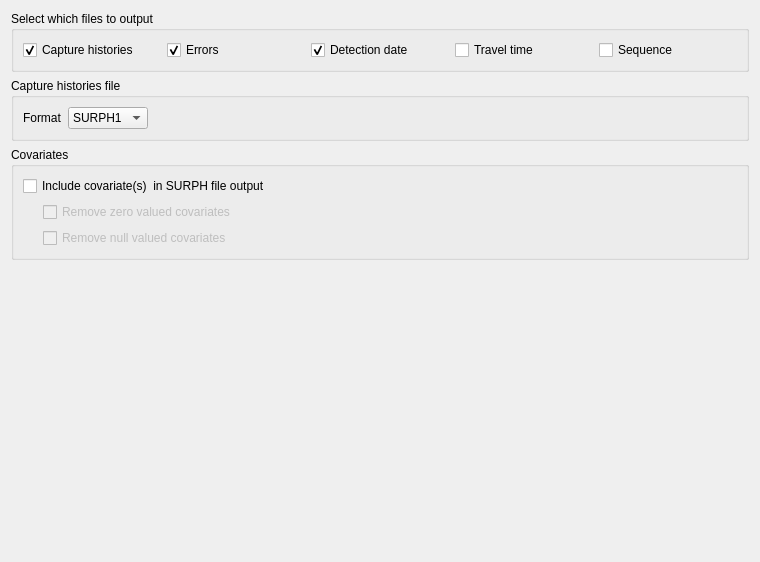
     <widget class="QWidget" name="files">
      <attribute name="title">
       <string>Files</string>
      </attribute>
      <layout class="QVBoxLayout" name="verticalLayout_3">
       <item>
        <widget class="QGroupBox" name="selectFilesGroup">
         <property name="title">
          <string>Select which files to output</string>
         </property>
         <layout class="QVBoxLayout">
          <property name="spacing">
           <number>6</number>
          </property>
          <property name="leftMargin">
           <number>9</number>
          </property>
          <property name="topMargin">
           <number>9</number>
          </property>
          <property name="rightMargin">
           <number>9</number>
          </property>
          <property name="bottomMargin">
           <number>9</number>
          </property>
          <item>
           <layout class="QHBoxLayout" name="horizontalLayout_2">
            <property name="spacing">
             <number>6</number>
            </property>
            <property name="leftMargin">
             <number>0</number>
            </property>
            <property name="topMargin">
             <number>0</number>
            </property>
            <property name="rightMargin">
             <number>0</number>
            </property>
            <property name="bottomMargin">
             <number>0</number>
            </property>
            <item>
             <widget class="QCheckBox" name="surphFileCheckBox">
              <property name="whatsThis">
               <string>The primary output for the program.</string>
              </property>
              <property name="text">
               <string>Capture histories</string>
              </property>
              <property name="checked">
               <bool>true</bool>
              </property>
             </widget>
            </item>
            <item>
             <widget class="QCheckBox" name="errorsFileCheckBox">
              <property name="whatsThis">
               <string>The errors table in the Results Manager is generated from this file.</string>
              </property>
              <property name="text">
               <string>Errors</string>
              </property>
              <property name="checked">
               <bool>true</bool>
              </property>
             </widget>
            </item>
            <item>
             <widget class="QCheckBox" name="detectionDateFileCheckBox">
              <property name="whatsThis">
               <string>The travel time matrix in the Results Manager is generated from this file.</string>
              </property>
              <property name="text">
               <string>Detection date</string>
              </property>
              <property name="checked">
               <bool>true</bool>
              </property>
             </widget>
            </item>
            <item>
             <widget class="QCheckBox" name="travelTimeFileCheckBox">
              <property name="whatsThis">
               <string>This file is not used, and is only provided for post processing by the user.</string>
              </property>
              <property name="text">
               <string>Travel time</string>
              </property>
             </widget>
            </item>
            <item>
             <widget class="QCheckBox" name="sequenceFileCheckBox">
              <property name="whatsThis">
               <string>This output is provided for examination of internal diagnostics.</string>
              </property>
              <property name="text">
               <string>Sequence</string>
              </property>
             </widget>
            </item>
           </layout>
          </item>
         </layout>
        </widget>
       </item>
       <item>
        <widget class="QGroupBox" name="captureHistGroup">
         <property name="title">
          <string>Capture histories file</string>
         </property>
         <layout class="QVBoxLayout">
          <item>
           <layout class="QVBoxLayout" name="verticalLayout_9">
            <property name="spacing">
             <number>6</number>
            </property>
            <property name="leftMargin">
             <number>0</number>
            </property>
            <property name="topMargin">
             <number>0</number>
            </property>
            <property name="rightMargin">
             <number>0</number>
            </property>
            <property name="bottomMargin">
             <number>0</number>
            </property>
            <item>
             <layout class="QHBoxLayout" name="horizontalLayout_4">
              <property name="spacing">
               <number>6</number>
              </property>
              <property name="leftMargin">
               <number>0</number>
              </property>
              <property name="topMargin">
               <number>0</number>
              </property>
              <property name="rightMargin">
               <number>0</number>
              </property>
              <property name="bottomMargin">
               <number>0</number>
              </property>
              <item>
               <widget class="QLabel" name="formatTextlabel">
                <property name="whatsThis">
                 <string>Currently the output is geared to either SURPH or ROSTER. The current version of SURPH uses the SURPH2 format files.</string>
                </property>
                <property name="text">
                 <string>Format</string>
                </property>
               </widget>
              </item>
              <item>
               <widget class="QComboBox" name="surphVersionCombo">
                <property name="whatsThis">
                 <string>Currently the output is geared to either SURPH or ROSTER. The current version of SURPH uses the SURPH2 format files.</string>
                </property>
                <property name="currentIndex">
                 <number>0</number>
                </property>
                <item>
                 <property name="text">
                  <string>SURPH1</string>
                 </property>
                </item>
                <item>
                 <property name="text">
                  <string>SURPH2</string>
                 </property>
                </item>
                <item>
                 <property name="text">
                  <string>ROSTER</string>
                 </property>
                </item>
               </widget>
              </item>
              <item>
               <spacer name="spacer_3">
                <property name="orientation">
                 <enum>Qt::Horizontal</enum>
                </property>
                <property name="sizeType">
                 <enum>QSizePolicy::Expanding</enum>
                </property>
                <property name="sizeHint" stdset="0">
                 <size>
                  <width>589</width>
                  <height>20</height>
                 </size>
                </property>
               </spacer>
              </item>
             </layout>
            </item>
           </layout>
          </item>
         </layout>
        </widget>
       </item>
       <item>
        <widget class="QGroupBox" name="covariatesGroup">
         <property name="title">
          <string>Covariates</string>
         </property>
         <layout class="QVBoxLayout">
          <item>
           <widget class="QCheckBox" name="lengthCovCheckBox">
            <property name="whatsThis">
             <string>Length can be included as an individual covariate in the SURPH output file. Length data is provided by the tagging data.</string>
            </property>
            <property name="text">
             <string>Include covariate(s)  in SURPH file output</string>
            </property>
           </widget>
          </item>
          <item>
           <layout class="QHBoxLayout" name="horizontalLayout_3">
            <item>
             <spacer name="spacer_2">
              <property name="orientation">
               <enum>Qt::Horizontal</enum>
              </property>
              <property name="sizeType">
               <enum>QSizePolicy::Fixed</enum>
              </property>
              <property name="sizeHint" stdset="0">
               <size>
                <width>20</width>
                <height>20</height>
               </size>
              </property>
             </spacer>
            </item>
            <item>
             <layout class="QVBoxLayout" name="verticalLayout_8">
              <item>
               <widget class="QCheckBox" name="zeroCovariateCheckBox">
                <property name="enabled">
                 <bool>false</bool>
                </property>
                <property name="whatsThis">
                 <string>Generally when length covariates are included in the output, it is appropriate to also remove fish that have zero length.</string>
                </property>
                <property name="text">
                 <string>Remove zero valued covariates</string>
                </property>
               </widget>
              </item>
              <item>
               <widget class="QCheckBox" name="nullCovariateCheckBox">
                <property name="enabled">
                 <bool>false</bool>
                </property>
                <property name="whatsThis">
                 <string>Generally when length covariates are included in the output, it is appropriate to also remove fish that have zero length.</string>
                </property>
                <property name="text">
                 <string>Remove null valued covariates</string>
                </property>
               </widget>
              </item>
             </layout>
            </item>
           </layout>
          </item>
         </layout>
        </widget>
       </item>
       <item>
        <spacer name="spacer">
         <property name="orientation">
          <enum>Qt::Vertical</enum>
         </property>
         <property name="sizeType">
          <enum>QSizePolicy::Expanding</enum>
         </property>
         <property name="sizeHint" stdset="0">
          <size>
           <width>616</width>
           <height>291</height>
          </size>
         </property>
        </spacer>
       </item>
      </layout>
      <zorder>covariatesGroup</zorder>
      <zorder>selectFilesGroup</zorder>
      <zorder>captureHistGroup</zorder>
     </widget>
